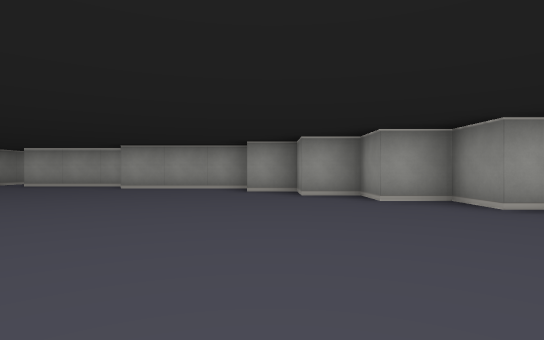
View 1 (above)

23 first-person views from a walk through a cub3D level. The camera is about half as high as the walls, looks level and sees 80° across. The floor is counted in squares. Each view is taken from the middle of a square. On the plan, view 1 faces up. The plan holds only what a view shows up to about 9 squares ahead; the rest is blank.

View 2
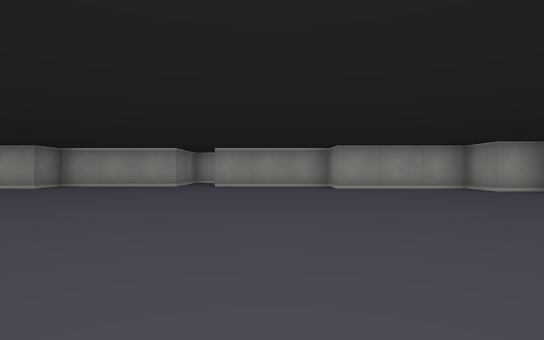

View 3
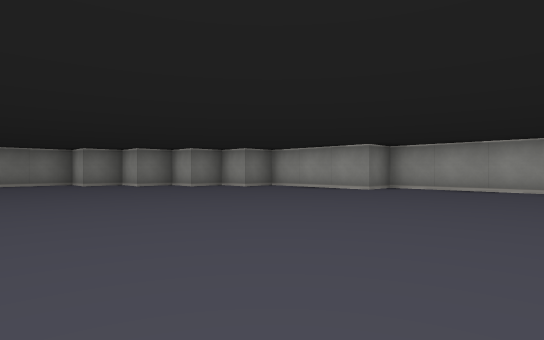

View 4
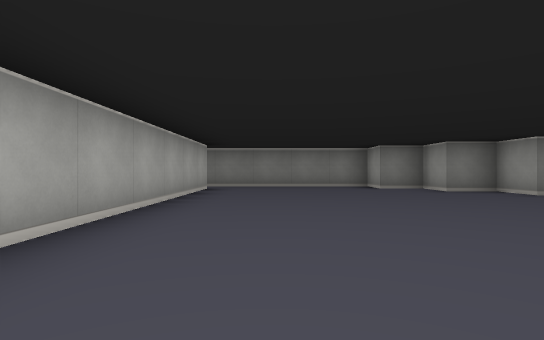

View 5
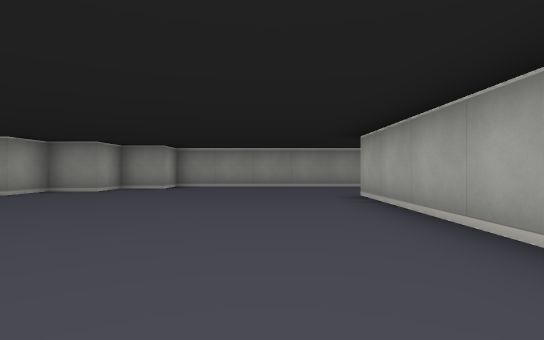

View 6
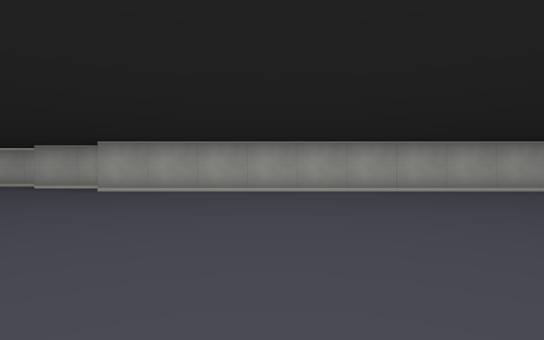

View 7
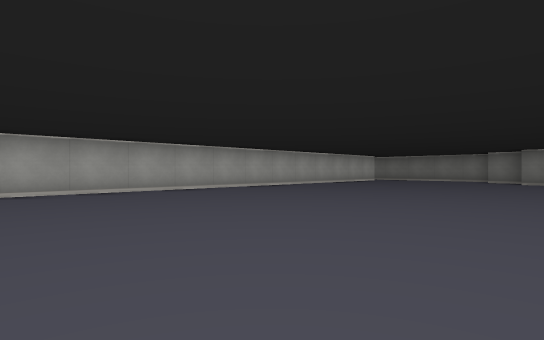

View 8
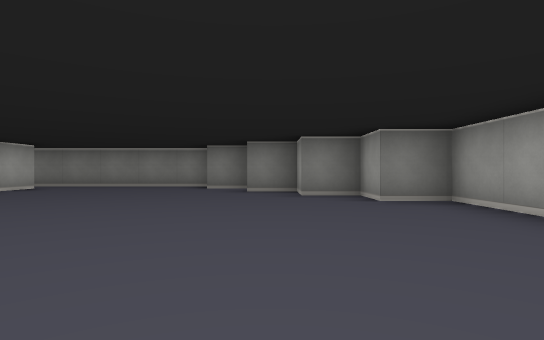

View 9
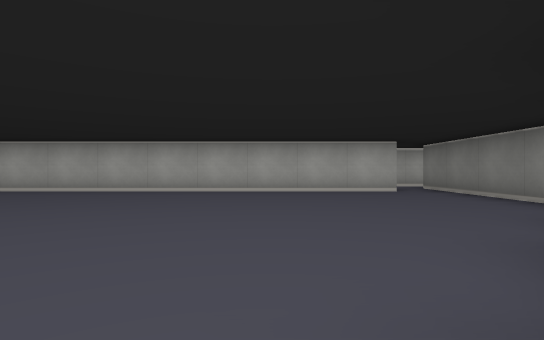

View 10
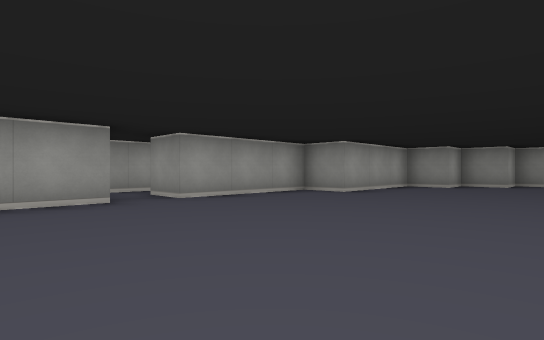

View 11
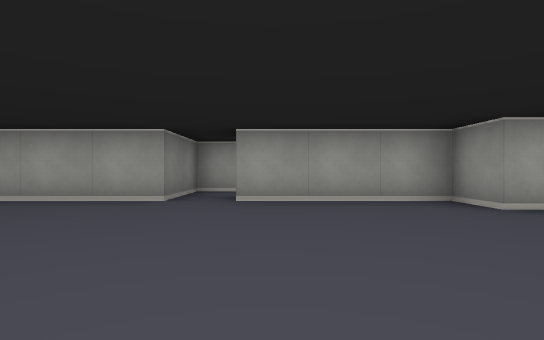

View 12
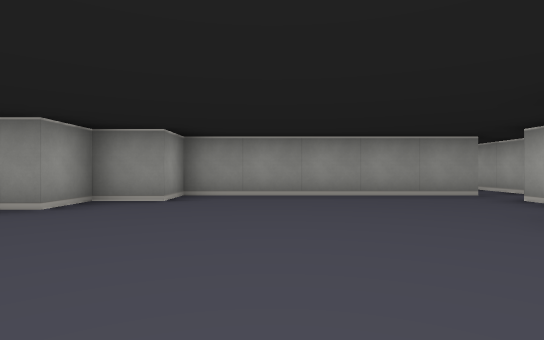

View 13
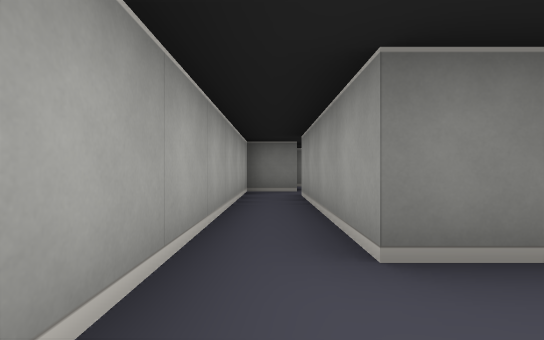

View 14
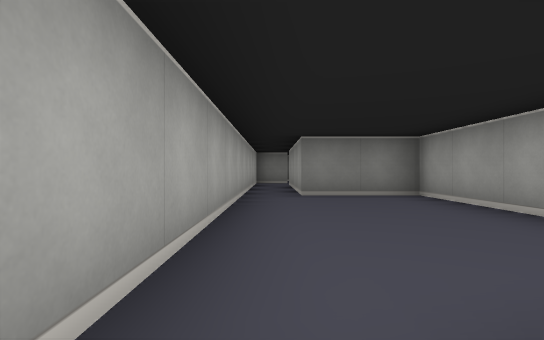

View 15
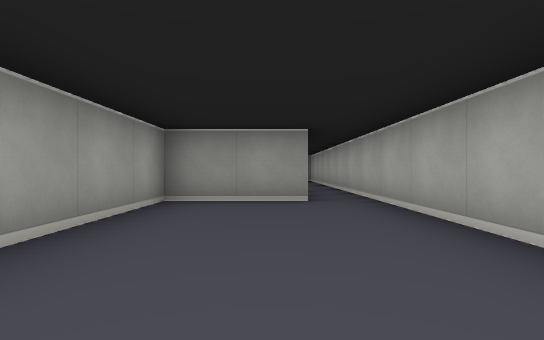

View 16
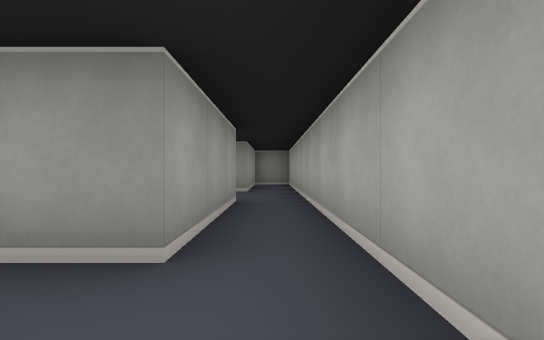

View 17
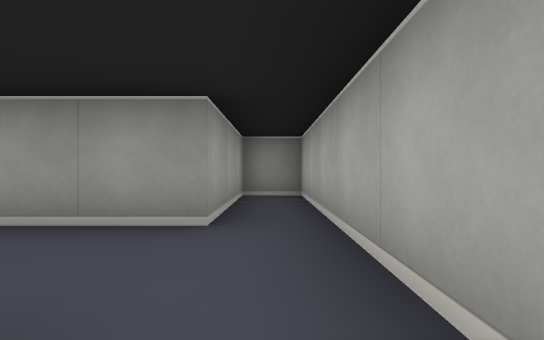

View 18
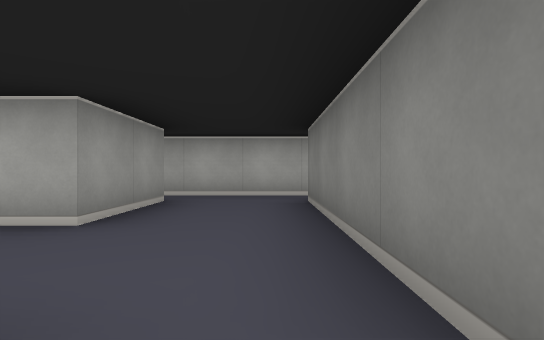

View 19
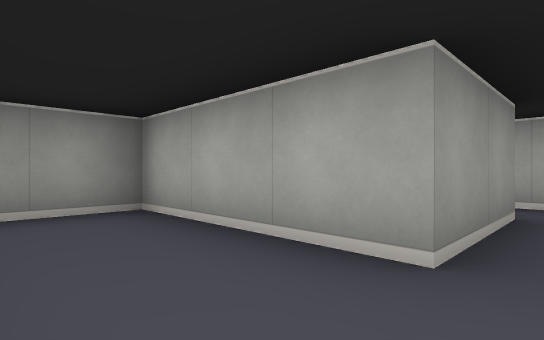

View 20
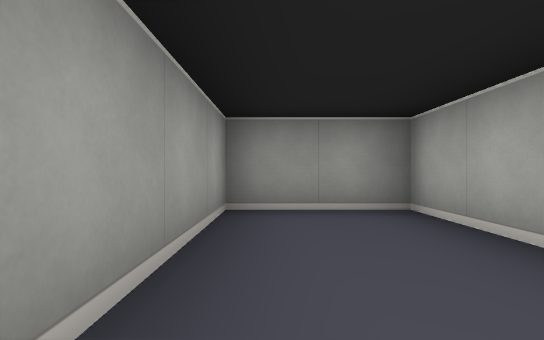

View 21
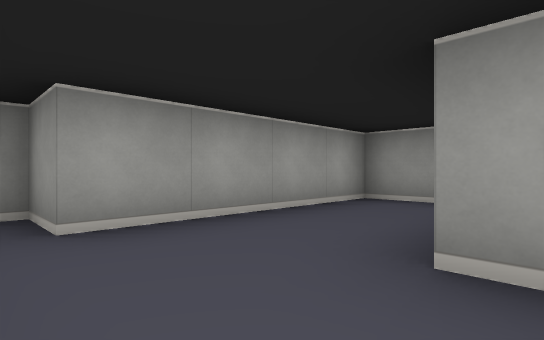

View 22
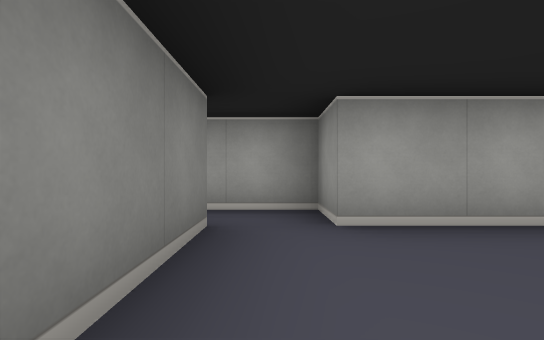

View 23
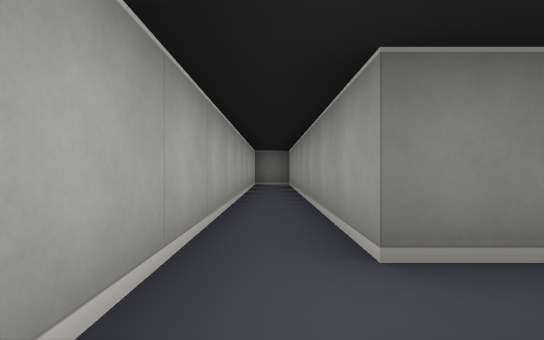

### Floor plan
Points are (right, up) in squares from view 1. A wall is a line through its corners. A room is listed if a view was taken in it or the views show most of it. See-through windows are left out.
Room 1 (views 1, 2, 3, 4, 5, 6, 7, 8, 9, 10, 11, 12)
walls: (-7.5, 9.5) (-7.5, 8.5) (-10.5, 8.5) (-10.5, 7.5) (-13.5, 7.5) (-13.5, 6.5) (-14.5, 6.5) (-14.5, 5.5) (-15.5, 5.5) (-15.5, 4.5) (-16.5, 4.5) (-16.5, 3.5) (-17.5, 3.5) (-17.5, -0.5); (1, -1.5) (2.5, -1.5) (2.5, -2.5) (3.5, -2.5); (-16.5, -0.5) (0.5, -0.5); (3.5, -1.5) (3.5, 3.5) (2.5, 3.5) (2.5, 4.5) (1.5, 4.5) (1.5, 5.5) (0.5, 5.5) (0.5, 6.5) (-0.5, 6.5) (-0.5, 7.5) (-3.5, 7.5) (-3.5, 8.5) (-6.5, 8.5) (-6.5, 9.5)
ways out: opening at (4, -2) to room 2; opening at (-17, -1) to room 4; opening at (-7, 9)
Room 2 (views 13, 14, 15, 16, 17, 21, 22)
walls: (15.5, 0.5) (15.5, -1.5) (12.5, -1.5) (12.5, 0.5) (7.5, 0.5) (7.5, -1.5) (3.5, -1.5); (3.5, -2.5) (20.5, -2.5) (20.5, -1.5) (17.5, -1.5) (17.5, 0.5)
ways out: opening at (4, -2) to room 1; opening at (16.5, -0.5) to room 3
Room 3 (views 18, 19, 20)
walls: (17.5, 0.5) (20.5, 0.5) (20.5, 2.5) (16.5, 2.5) (16.5, 3.5) (15.2, 3.5); (15.5, 2.5) (15.5, 0.5)
ways out: opening at (16.5, -0.5) to room 2; opening at (16, 3)
Room 4 (view 23)
walls: (-17.5, -0.5) (-17.5, -1.5) (-25, -1.5); (-24.6, -2.5) (-16.5, -2.5)
ways out: opening at (-17, -1) to room 1

Positions as (right, up) in squares from view 1, and headings:
1: (0, 0), facing up
2: (-5, 0), facing up
3: (-7, 1), facing up-left
4: (-9, 1), facing left
5: (-5, 1), facing right
6: (-3, 6), facing down
7: (-4, 6), facing down-left
8: (-9, 5), facing left
9: (-14, 6), facing down
10: (-9, 4), facing up-right
11: (-6, 4), facing up
12: (-2, 2), facing right
13: (9, -2), facing left
14: (13, -2), facing left
15: (8, -1), facing right
16: (11, -2), facing right
17: (15, -2), facing right
18: (16, 3), facing down
19: (17, 2), facing down-right
20: (17, 2), facing right
21: (16, 0), facing up-right
22: (16, 0), facing up
23: (-16, -2), facing left
